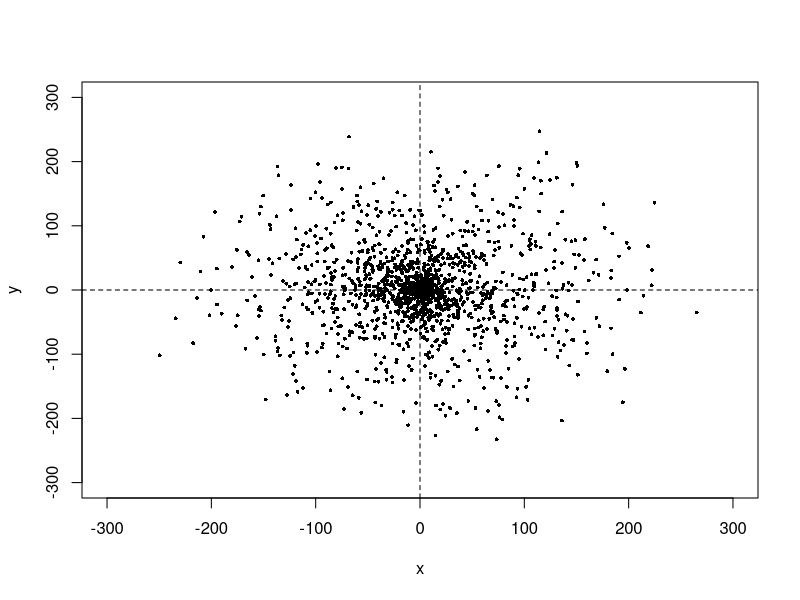

Write R code to recreate this figure.
# Simulation code for comparing star and grid transect abundace estimators
# ------------------------------------------------------------------------
#
# Author: william gaeuman
# Contact: william.gaeuman@alaska.gov
# Last update: 2017-11-06
# 
# Generates fish distribution in either cylindrical coordinates (r, theta, d) or
# Cartesian coordinates (x, y, d), where d is depth (+) in water column and allows
# repeated transect sampling of distribution using both Star and grid transect
# estimators. Both are Horvitz-Thompson estimators of abundance equal to sum of
# reciprocals of inclusion probabilities of detected fish. We expect star transect 
# estimator to perform well for radially symmetric distributions and much better
# than grid transect estimator when distribution is highly concentrated at center,
# like the default example below. Set up to assume a 600 m x 600 m study area 
# containing 1,500 fish. 
#
# Yields tibble 'fish' and vectors 'star.hat' and 'grid.hat' of simulated estimates.
# ----

library(tidyverse)
set.seed(20171106)


# Create distribution of N fish
N <- 1500
r <- rbeta(N, 1, 3) * 300
theta <- rbeta(N, 1, 1) * 2 * pi
d <- rbeta(N, 2, 2) * 40 + 10

# x, y from r, theta: need x for grid estimator and x and y for easy plotting
x <- r * cos(theta)
y <- r * sin(theta)

# Display fish distribution
plot(x, y, xlim = c(-300, 300), ylim = c(-300, 300), pch = 16, cex = 0.5)
abline(h=0, lty=2)
abline(v=0, lty=2)


fish <- tibble(r, theta, x, y, d)
fish <-	suppressWarnings(mutate(fish, w = 0.108316 * d, 			
				      sine = (w / 2) / r, 				
				      delta = ifelse(sine < 1, asin(sine), pi / 2)))  

# Replicate star and grid transect sampling
R <- 5000
star.hat <- grid.hat <- numeric()
for(k in 1:R){
	
	# Draw random star transect angle
	theta.t <- runif(1) * 2 * pi
	
	# Draw random grid transect location along base line
	x0 <- runif(1, -1, 1) * 300

	fish <- mutate(fish, a1 = abs(theta.t - theta), 
		             a2 = abs((theta.t + pi) %% (2 * pi) - theta),
		             star.smpl = a1 < delta | a1 > (2 * pi - delta) | a2 < delta | a2 > (2 * pi - delta),
			     grid.smpl = abs(x - x0) < w / 2)
	
	# Calculate Horvitz_Thompson abundance estimates
	star.hat <- c(star.hat, sum(pi / (2 * fish$delta[fish$star.smpl])))
	grid.hat <- c(grid.hat, sum(600 / fish$w[fish$grid.smpl])) 
	}

rm(N, r, theta, d, x, y, R, k, theta.t, x0)
